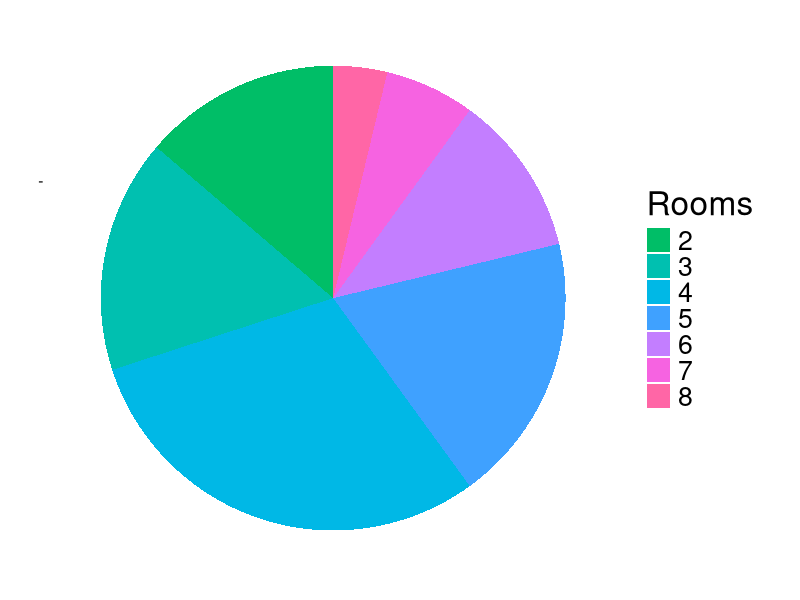
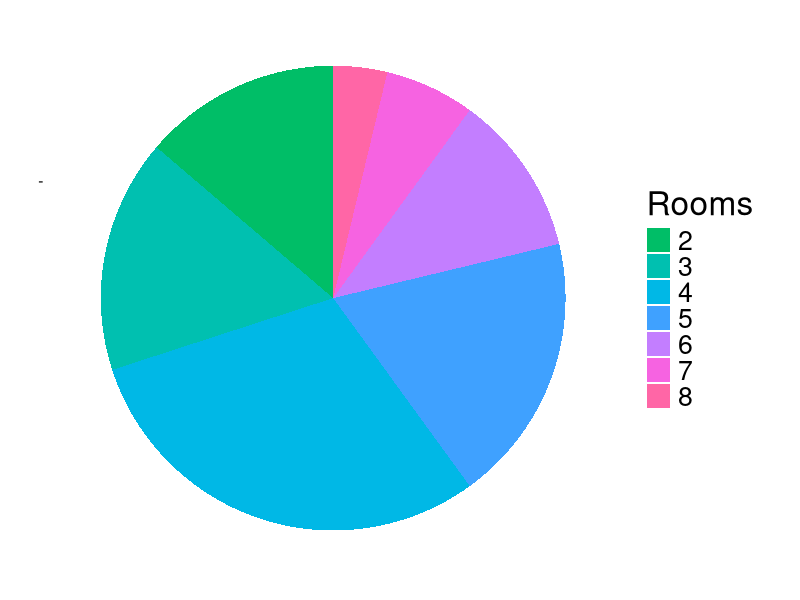

Reproduce these figures in R, in order.
library(ggplot2)
library(svglite)

d <- read.csv("rooms_result.csv", header = FALSE)
d <- d[, c(1, 2)]
colnames(d) <- c("Rooms", "Frequency")
d$Rooms <- sapply(d$Rooms, as.character)

svglite("pie.svg")
ggplot(data = d, mapping = aes(x = "", y = Frequency, fill = Rooms)) +
geom_col() +
coord_polar("y", start = 0) +
theme_classic() +
theme(text = element_text(size = 24),
      axis.text = element_blank(),
      axis.line = element_blank()) +
labs(x = NULL, y = NULL) +
scale_fill_hue(h = c(150, 350))
ggsave("pie.svg", units = "cm")
